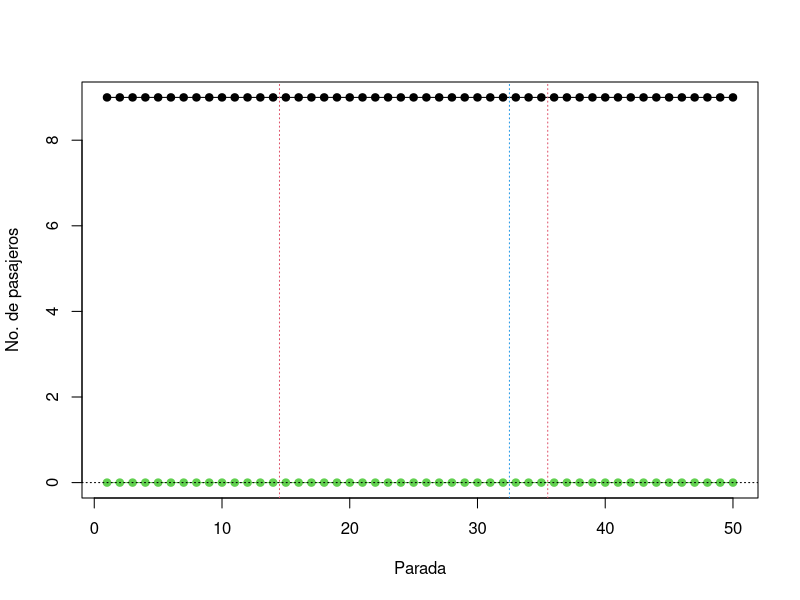

The R source for this figure:
# Rep. VI - ej. 3.d

# Instrucciones:
# Completar el código (dentro de los límites indicados) para que la simulación
# del ómnibus urbano incorpore las nuevas reglas descriptas en la letra.

# Objetivos:
# Utilizar sentencias condicionales de forma que se cumplan:
# - Bajadas: sólo pueden haber bajadas si el bus se encuentra de la quinta
#            en adelante.
# - Subidas: no pueden haber subidas luego de pasar la parada 45.

paradas <- 50
maximo  <- 60
pasajeros <- rpois(1, 10)
registro  <- numeric(paradas)
nosuben   <- numeric(paradas)
# Se da por descontado que no queda nadie afuera en la primer
# parada del recorrido, por eso nosuben[1] == 0
registro[1] <- pasajeros
for (i in 2:paradas) {
#================ Su código comienza aquí: ================#
  # Bajan:



  # Suben:
  


  # Límites: (no es importante esta parte en este ejercicio)



#================ Su código termina aquí ==================#
  registro[i] <- pasajeros # Actualiza registro
}
plot(registro, type = "o", pch = 19, xlab='Parada', 
     ylab='No. de pasajeros', ylim = c(0, max(registro)))
points(nosuben, type = "o", pch = 19, col = 3)
abline(h = c(0, maximo), lty = 3)
abline(v = c(14.5, 35.5, 32.5), lty = 3, col = c(2, 2, 4))
